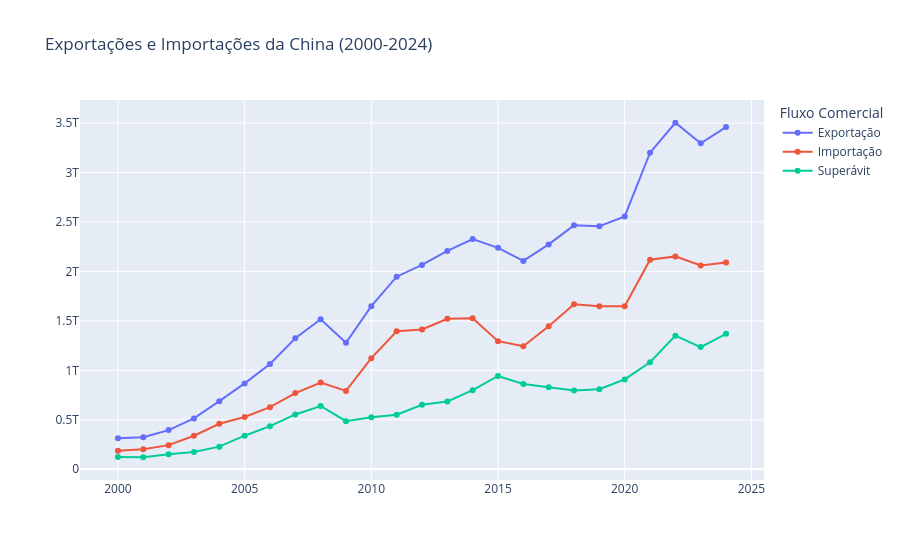

Here is the notebook cell this chart was saved with:
### Markdown cell above
## Plot exploratório

- TS da balança comercial, (exportação e importação da china)

- Evolução do volume para cada país (exportação e importação)

- Evolução do volume para cada produto

- Evolução maiores déficits e supervits

### Code cell
# primeiro gráfico

total_volume = china_trade.groupby('year')[['export_value','import_value']].sum().reset_index()

superavit = total_volume['export_value'] - total_volume['import_value']
total_volume['superavit'] = superavit

fig = px.line(
    total_volume,
    x='year',
    y=['export_value', 'import_value', 'superavit'],
    title='Exportações e Importações da China (2000-2024)',
    labels={
        'year': '',
        'value': '',
        'variable': 'Fluxo Comercial'
    },
    markers=True
)

fig.data[0].name = "Exportação"
fig.data[1].name = "Importação"
fig.data[2].name = "Superávit"

fig.show()

### Figure 1 — Plotly figure (JSON) as saved in the notebook; plotly's stock layout.template omitted (floating-point values rounded to 4 significant figures)
{"data": [{"hovertemplate": "Fluxo Comercial=export_value<br>=%{y}<extra></extra>", "legendgroup": "export_value", "line": {"color": "#636efa", "dash": "solid"}, "marker": {"symbol": "circle"}, "mode": "lines+markers", "name": "Exportação", "orientation": "v", "showlegend": true, "type": "scatter", "x": [2000, 2001, 2002, 2003, 2004, 2005, 2006, 2007, 2008, 2009, 2010, 2011, 2012, 2013, 2014, 2015, 2016, 2017, 2018, 2019, 2020, 2021, 2022, 2023, 2024], "xaxis": "x", "y": [312362931093, 323220247659, 396115038203, 513903214162, 688855979001, 868060239435, 1063566263093, 1324670577181, 1516276408198, 1278103403722, 1649189714906, 1946792356276, 2065917763059, 2207136277619, 2327303135000, 2238668198404, 2106488560708, 2273693715715, 2466133757274, 2457739657934, 2556050538558, 3200344367475, 3503332992913, 3296169257973, 3459825341457], "yaxis": "y"}, {"hovertemplate": "Fluxo Comercial=import_value<br>=%{y}<extra></extra>", "legendgroup": "import_value", "line": {"color": "#EF553B", "dash": "solid"}, "marker": {"symbol": "circle"}, "mode": "lines+markers", "name": "Importação", "orientation": "v", "showlegend": true, "type": "scatter", "x": [2000, 2001, 2002, 2003, 2004, 2005, 2006, 2007, 2008, 2009, 2010, 2011, 2012, 2013, 2014, 2015, 2016, 2017, 2018, 2019, 2020, 2021, 2022, 2023, 2024], "xaxis": "x", "y": [187347925140, 201701602260, 244034556362, 339276738788, 459926831943, 528580434432, 628113364646, 770276109228, 876381885321, 792072192174, 1123335057515, 1395781136704, 1413173586235, 1521271738964, 1527918058058, 1295361257925, 1244195287373, 1445496094030, 1668792872409, 1648773952239, 1647487636505, 2117917657332, 2152209434216, 2060651969577, 2090696825555], "yaxis": "y"}, {"hovertemplate": "Fluxo Comercial=superavit<br>=%{y}<extra></extra>", "legendgroup": "superavit", "line": {"color": "#00cc96", "dash": "solid"}, "marker": {"symbol": "circle"}, "mode": "lines+markers", "name": "Superávit", "orientation": "v", "showlegend": true, "type": "scatter", "x": [2000, 2001, 2002, 2003, 2004, 2005, 2006, 2007, 2008, 2009, 2010, 2011, 2012, 2013, 2014, 2015, 2016, 2017, 2018, 2019, 2020, 2021, 2022, 2023, 2024], "xaxis": "x", "y": [125015005953, 121518645399, 152080481841, 174626475374, 228929147058, 339479805003, 435452898447, 554394467953, 639894522877, 486031211548, 525854657391, 551011219572, 652744176824, 685864538655, 799385076942, 943306940479, 862293273335, 828197621685, 797340884865, 808965705695, 908562902053, 1082426710143, 1351123558697, 1235517288396, 1369128515902], "yaxis": "y"}], "layout": {"legend": {"title": {"text": "Fluxo Comercial"}, "tracegroupgap": 0}, "title": {"text": "Exportações e Importações da China (2000-2024)"}, "xaxis": {"anchor": "y", "domain": [0, 1], "title": {"text": ""}}, "yaxis": {"anchor": "x", "domain": [0, 1], "title": {"text": ""}}}}
